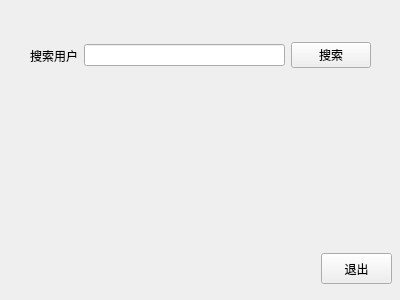
<?xml version="1.0" encoding="UTF-8"?>
<ui version="4.0">
 <class>login</class>
 <widget class="QWidget" name="login">
  <property name="geometry">
   <rect>
    <x>0</x>
    <y>0</y>
    <width>400</width>
    <height>300</height>
   </rect>
  </property>
  <property name="windowTitle">
   <string>Form</string>
  </property>
  <widget class="QPushButton" name="offButton">
   <property name="geometry">
    <rect>
     <x>321</x>
     <y>253</y>
     <width>71</width>
     <height>31</height>
    </rect>
   </property>
   <property name="text">
    <string>退出</string>
   </property>
  </widget>
  <widget class="QWidget" name="horizontalLayoutWidget">
   <property name="geometry">
    <rect>
     <x>30</x>
     <y>30</y>
     <width>341</width>
     <height>51</height>
    </rect>
   </property>
   <layout class="QHBoxLayout" name="horizontalLayout" stretch="1,10,2">
    <property name="spacing">
     <number>6</number>
    </property>
    <item>
     <widget class="QLabel" name="search_label">
      <property name="text">
       <string>搜索用户</string>
      </property>
     </widget>
    </item>
    <item>
     <widget class="QLineEdit" name="search_Edit">
      <property name="text">
       <string/>
      </property>
     </widget>
    </item>
    <item>
     <widget class="QPushButton" name="search_Button">
      <property name="text">
       <string>搜索</string>
      </property>
     </widget>
    </item>
   </layout>
  </widget>
 </widget>
 <resources/>
 <connections/>
</ui>
